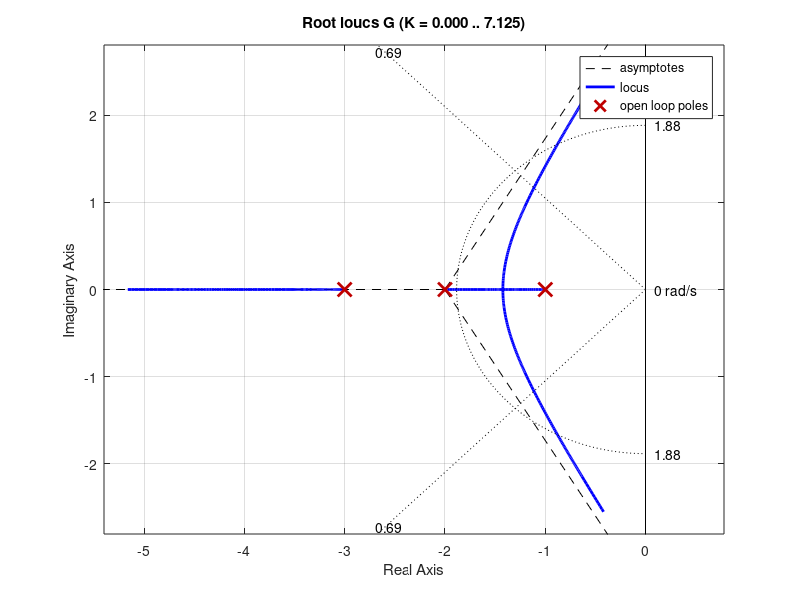
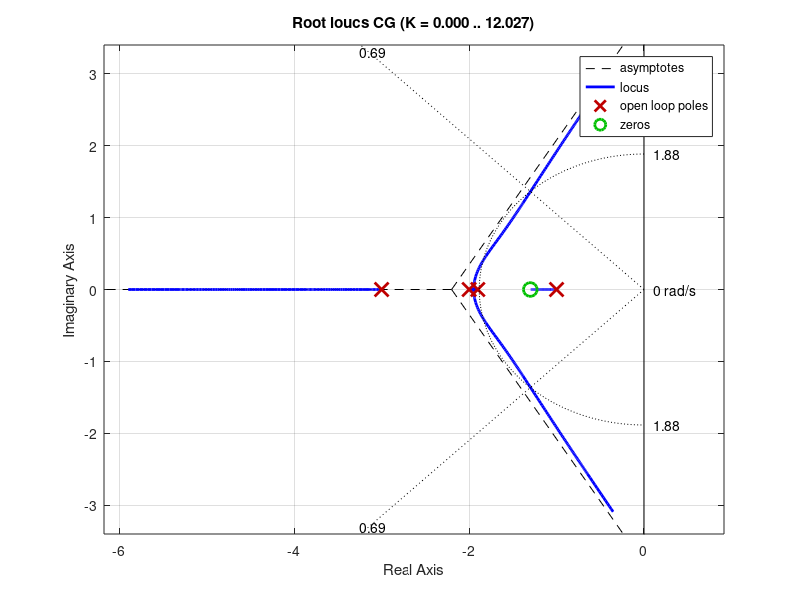
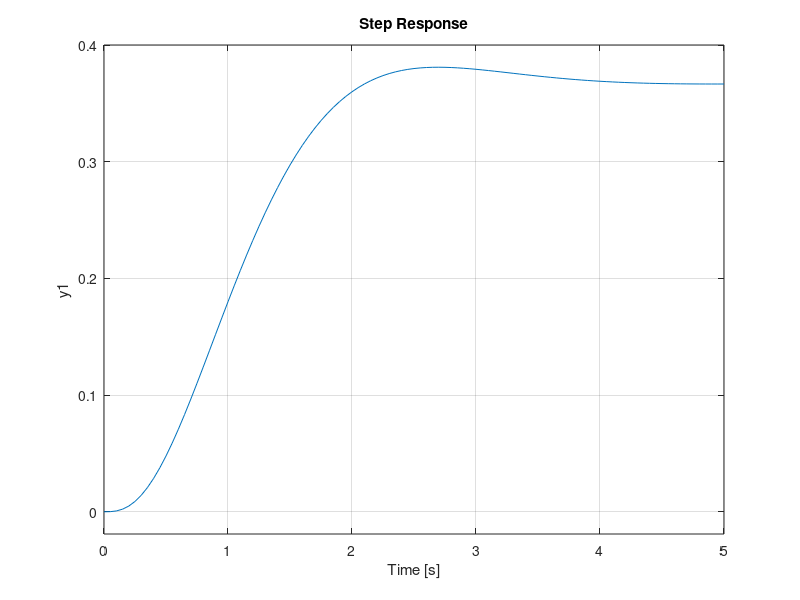

These charts were generated, in order, by the following MATLAB code:
close all; clear, clc

z = [];
p = [-1 -2 -3];
k = 4;
G = zpk(z,p,k);

OS = 0.05;
Ts = 3;

zeta = -log(OS) / sqrt(pi^2 + log(OS)^2);
wn = 3.9 / (zeta*Ts);

p1 = -zeta*wn + 1i*wn*sqrt(1-zeta^2);
p2 = -zeta*wn - 1i*wn*sqrt(1-zeta^2);

rlocus(G), hold on
sgrid(zeta,wn)

C = zpk(-1.3,-1.9,1);
CG = series(C,G);

figure
rlocus(CG), hold on
sgrid(zeta,wn)

Kp = 1 / abs(4*(p1+1.3) / ((p1+1.9)*(p1+1)*(p1+2)*(p1+3)));

L = feedback(Kp*CG,1);
figure, step(L)